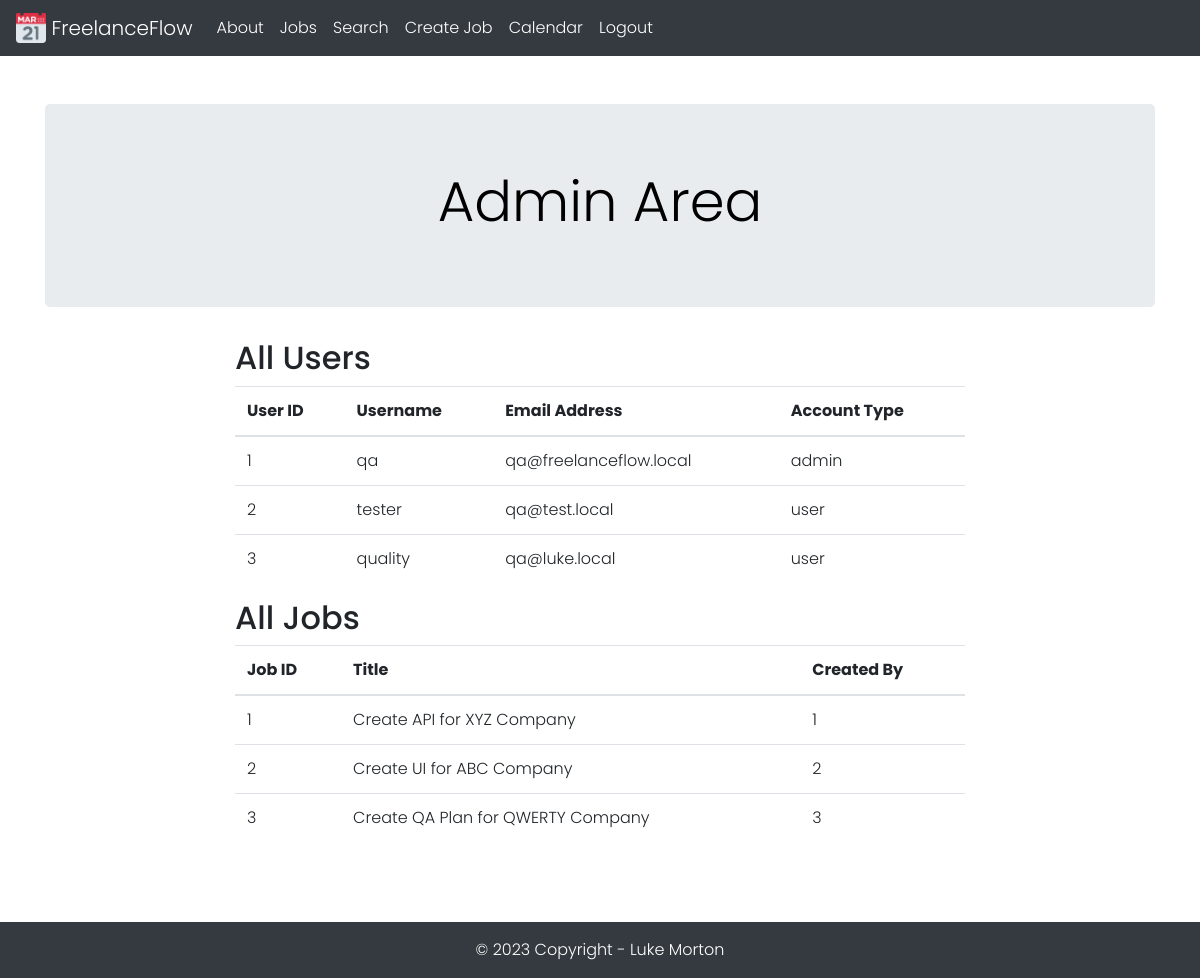
The page /admin (signed in) on the database as committed earlier.
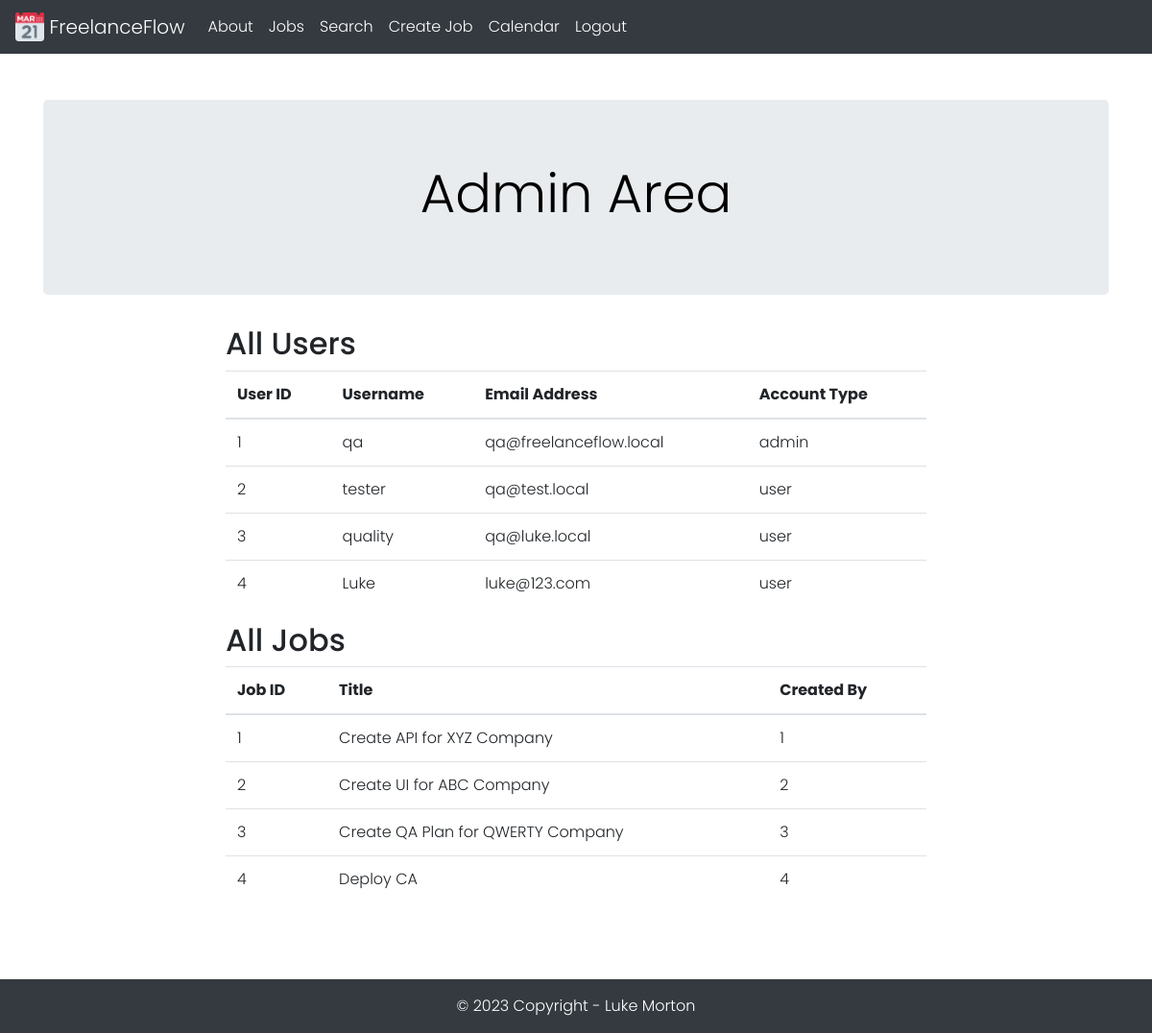
The same page on the database as committed later.
### tables this page shows
CREATE TABLE Users (
    userid INTEGER PRIMARY KEY AUTOINCREMENT,
    username TEXT NOT NULL,
    password TEXT NOT NULL,
    emailaddress TEXT NOT NULL,
    firstname TEXT NOT NULL,
    lastname TEXT NOT NULL,
    accounttype TEXT NOT NULL DEFAULT 'user'
);

CREATE TABLE Jobs (
    jobid INTEGER PRIMARY KEY AUTOINCREMENT,
    title TEXT NOT NULL,
    description TEXT NOT NULL,
    datecreated TEXT NOT NULL,
    deadline TEXT NOT NULL,
    status TEXT NOT NULL,
    quotation REAL NOT NULL,
    createdby INTEGER,
    FOREIGN KEY (createdby) REFERENCES Users(userid)
);

### application.py (the view)
@app.route('/admin')
@login_required
def admin():
    if current_user.accounttype == 'admin':
        all_users = get_all_users()
        all_jobs = get_all_jobs_admin()
        return render_template('admin.html', all_users=all_users, all_jobs=all_jobs)
    else:
        return redirect(url_for('index'))

### application.py (called while the page is built)
def database_connection():
    conn = sqlite3.connect('freelanceflow.db')
    conn.row_factory = sqlite3.Row
    return conn

@login_manager.user_loader
def load_user(user_id):
    conn = database_connection()
    user_data = conn.execute('SELECT * FROM Users WHERE userid = ?', (user_id,)).fetchone()
    conn.close()
    if user_data is None:
        return None
    user = User(user_data['userid'], user_data['emailaddress'], user_data['password'], user_data['firstname'], user_data['lastname'], user_data['username'], user_data['accounttype'])
    return user

def get_all_jobs_admin():
    conn = database_connection()
    all_jobs = conn.execute('SELECT * FROM Jobs').fetchall()
    conn.close()
    return all_jobs

def get_all_users():
    conn = database_connection()
    all_users = conn.execute('SELECT * FROM Users').fetchall()
    conn.close()
    return all_users

### templates/admin.html (shortened to what this page needs)
{% extends 'base.html' %}
{% block jumbotron_title %} Admin Area {% endblock %}
{% block content %}
    <div class="container">
        <div class="row justify-content-center">
            <div class="col-md-8">
                <h2>All Users</h2>
                <table class="table">
                    <thead>
                        <tr>
                            <th>User ID</th>
                            <th>Username</th>
                            <th>Email Address</th>
                            <th>Account Type</th>
                        </tr>
                    </thead>
                    <tbody>
                        {% for user in all_users %}
                            <tr>
                                <td>{{ user['userid'] }}</td>
                                <td>{{ user['username'] }}</td>
                                <td>{{ user['emailaddress'] }}</td>
                                <td>{{ user['accounttype'] }}</td>
                            </tr>
                        {% endfor %}
                    </tbody>
                </table>
                <h2>All Jobs</h2>
                <table class="table">
                    <thead>
                        <tr>
                            <th>Job ID</th>
                            <th>Title</th>
                            <th>Created By</th>
                        </tr>
                    </thead>
                    <tbody>
                        {% for job in all_jobs %}
                            <tr>
                                <td>{{ job['jobid'] }}</td>
                                <td>{{ job['title'] }}</td>
                                <td>{{ job['createdby'] }}</td>
                            </tr>
                        {% endfor %}
                    </tbody>
                </table>
            </div>
        </div>
    </div>
{% endblock %}

Rows that differ between the two databases and show on the page:
added Users: userid "4", username "Luke", emailaddress "luke@123.com", accounttype "user"
added Jobs: jobid "4", title "Deploy CA", createdby "4"
